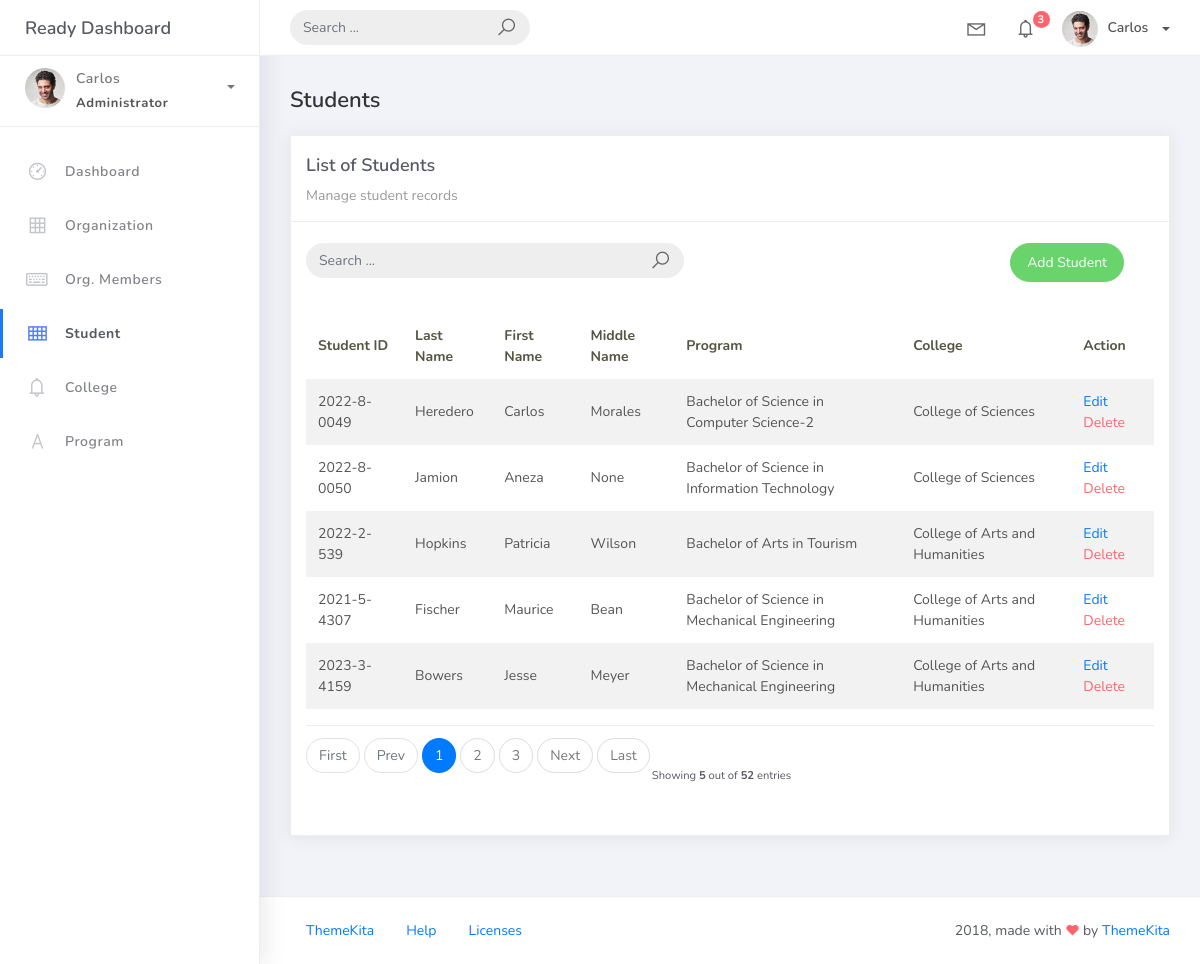
Page /student_list/ on the earlier database version.
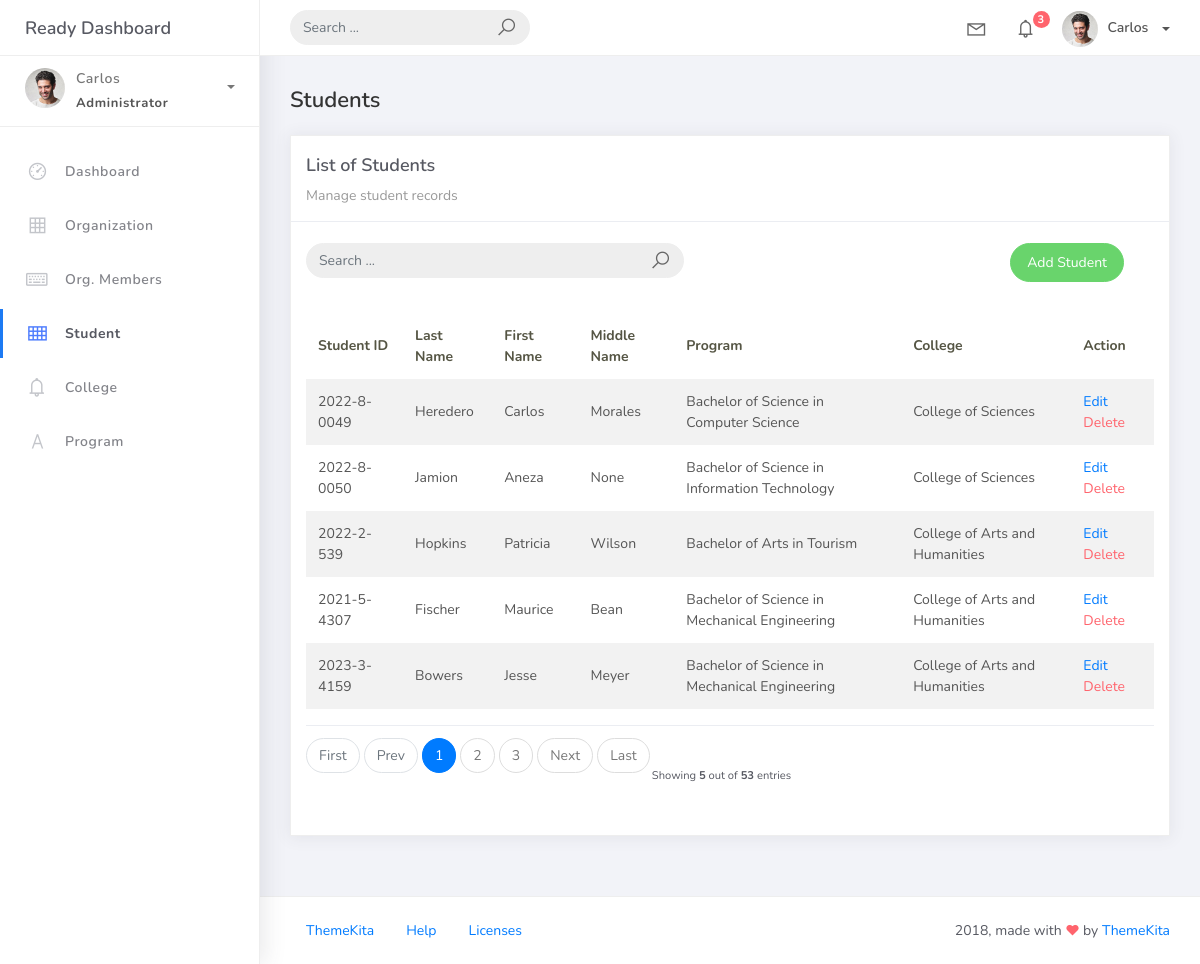
Same page on the later database version.
### studentorg/models.py (models this page shows, shortened)
class BaseModel(models.Model):
    created_at = models.DateTimeField(auto_now_add=True, db_index=True)
    updated_at = models.DateTimeField(auto_now=True)
    class Meta:
        abstract = True

class Student(BaseModel):
    student_id = models.CharField(max_length=15)
    lastname = models.CharField(max_length=25, verbose_name="Last Name")
    firstname = models.CharField(max_length=25, verbose_name="First Name")
    middlename = models.CharField(max_length=25, blank=True, null=True)
    program = models.ForeignKey(Program, on_delete=models.CASCADE)
    college = models.ForeignKey(College, on_delete=models.CASCADE, default=1)

class Program(BaseModel):
    prog_name = models.CharField(max_length=150)
    college = models.ForeignKey(College, on_delete=models.CASCADE)
    def __str__(self):
        return self.prog_name

class College(BaseModel):
    college_name = models.CharField(max_length=150)
    def __str__(self):
        return self.college_name

### studentorg/views.py (the view, shortened to what this page needs)
# urls.py: path('student_list/', StudentList.as_view(), name='student-list'),
class StudentList(ListView):
    model = Student
    context_object_name = 'student'
    template_name = 'student/student_list.html'
    paginate_by = 5
    def get_queryset(self):
        queryset = Student.objects.all()
        query = self.request.GET.get('q')
        return queryset

### templates/student/student_list.html (shortened to what this page needs)
{% extends 'base.html' %} {% load static %} {% block content %}
<div class="content">
  <div class="container-fluid">
    <h4 class="page-title">Students</h4>
    <div class="row">
      <div class="col-md-12">
        <div class="card">
          <div class="card-header">
            <div class="card-title">List of Students</div>
            <div class="card-category">Manage student records</div>
          </div>
          <br />
          <div class="col-md-12 row">
            <div class="col-md-6">
              <form
                class="navbar-left navbar-form nav-search mr-md-3"
                action="{% url 'student-list' %}"
              >
                <div class="input-group">
                  <input
                    type="text"
                    placeholder="Search ..."
                    class="form-control"
                    name="q"
                  />
                  <div class="input-group-append">
                    <span class="input-group-text">
                      <i class="la la-search search-icon"></i>
                    </span>
                  </div>
                </div>
              </form>
            </div>
            <div class="col-md-6">
              <div class="pull-right">
                <a
                  href="{% url 'student-add' %}"
                  class="btn btn-success btn-rounded"
                  >Add Student</a
                >
              </div>
            </div>
          </div>
          <div class="card-body">
            <table class="table table-striped mt-3">
              <thead>
                <tr>
                  <th scope="col">Student ID</th>
                  <th scope="col">Last Name</th>
                  <th scope="col">First Name</th>
                  <th scope="col">Middle Name</th>
                  <th scope="col">Program</th>
                  <th scope="col">College</th>
                  <th scope="col">Action</th>
                </tr>
              </thead>
              <tbody>
                {% for object in object_list %}
                <tr>
                  <td>{{ object.student_id }}</td>
                  <td>{{ object.lastname }}</td>
                  <td>{{ object.firstname }}</td>
                  <td>{{ object.middlename }}</td>
                  <td>{{ object.program }}</td>
                  <td>{{ object.college }}</td>
                  <td>
                    <a href="{{ object.id }}">Edit</a>
                    <a href="{{ object.id }}/delete" class="text-danger"
                      >Delete</a
                    >
                  </td>
                </tr>
                {% endfor %}
              </tbody>
            </table>
            {% include 'includes/pagination.html' %}
          </div>
        </div>
      </div>
    </div>
  </div>
</div>
{% include "includes/message.html" %} {% endblock %}

Differences in the rows shown:
changed through a linked row, Student "Heredero": program "Bachelor of Science in Computer Science-2" → "Bachelor of Science in Computer Science"
Other differences:
{{ paginator.count }}: "52" → "53"
